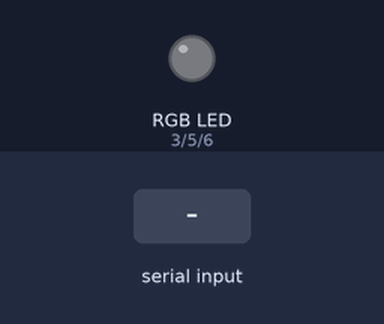
A sketch run on a simulated Arduino Uno, built with avr-gcc and run on an emulated ATmega328P. Shown: an RGB LED mixed from three pins (HIGH = lit). Inputs (shaded band) come from the test bench. Dim RGB values are drawn brighter than linear; what the sketch prints to the serial monitor is not drawn.

Above: at 1.2 s.
1.3 s: "a90\n" received over Serial
At 1.5 s:
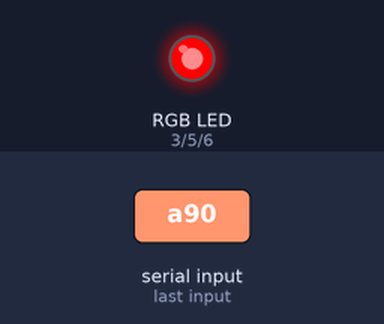
4.3 s: "f90\n" received over Serial
At 5.5 s:
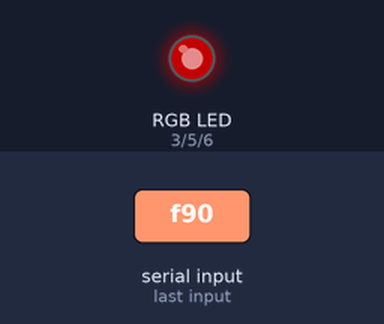
6.1 s: "a,45\n" received over Serial
At 6.86 s:
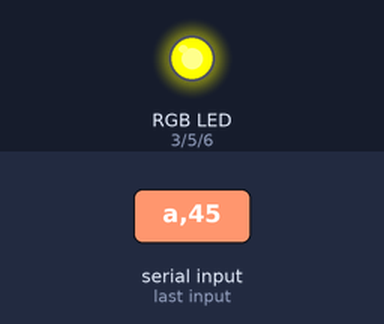
9.1 s: "a" received over Serial
At 10.61 s:
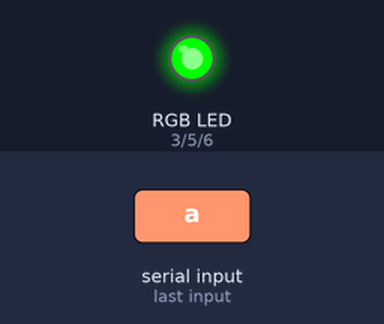
14.0 s: "a90\n" received over Serial
At 15.68 s:
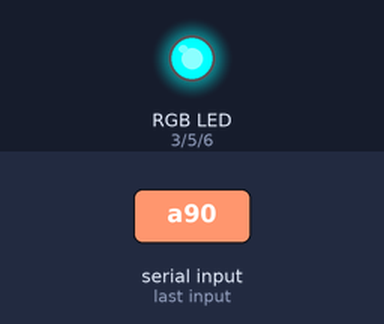
17.0 s: "f,45\n" received over Serial
At 18.1 s:
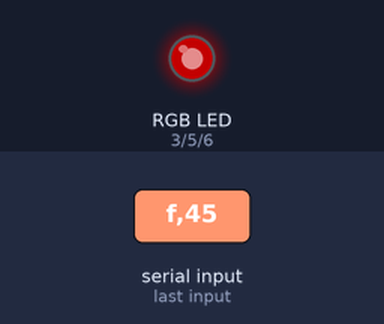
Timing chart, 0 to 19.8 s (numbered marks = the images above; inputs shaded):
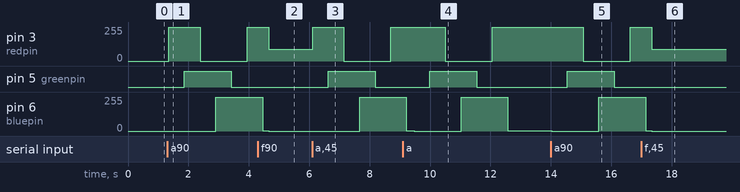

The sketch:

Arduino_BluTooth_Test.ino
```cpp
#define redpin 3
#define greenpin 5
#define bluepin 6
int r = 255;
int g = 0;
int b = 0;
int len =0;

String  Rstring, Gstring, Bstring, Comando;
void setup() {
  Serial.begin(9600);
  pinMode(redpin, OUTPUT);
  pinMode(greenpin, OUTPUT);
  pinMode(bluepin, OUTPUT);

}

void rgb(int r, int g, int b) {
  analogWrite(redpin, r);
  analogWrite(greenpin, g);
  analogWrite(bluepin, b);
}


void loop() {
  // put your main code here, to run repeatedly:
  if (Serial.available() > 0)
  {
    char data = Serial.read(); // reading the data received from the bluetooth module
    Comando.concat(data);


    switch (data)
    {
      case 'a':
        Serial.print("RAINBOW ON");
        for (int i = 0; i < 255; i++) {
          rgb(r, g, b);
          g++;
          delay(2);
        }
        for (int i = 0; i < 255; i++) {
          rgb(r, g, b);
          r--;
          delay(2);
        }
        for (int i = 0; i < 255; i++) {
          rgb(r, g, b);
          b++;
          delay(2);
        }
        for (int i = 0; i < 255; i++) {
          rgb(r, g, b);
          g--;
          delay(2);
        }
        for (int i = 0; i < 255; i++) {
          rgb(r, g, b);
          r++;
          delay(2);
        }
        for (int i = 0; i < 255; i++) {
          rgb(r, g, b);
          b--;
          delay(2);
        }
        Comando = "";
        break;

      case 'd':
        rgb(0, 0, 0);
        Serial.print("OFF");
        Comando = "";

        break; // when d is pressed on the app on your smart phone


      case 'f' :
      char buf[12];
      Comando.toCharArray(buf, 12);
      char* r_char = strtok(buf,"#");
      char* g_char = strtok(NULL,"$");
      char* b_char = strtok(NULL,"%");

      int r = atoi(r_char);
      int g = atoi(g_char);
      int b = atoi(b_char);
      Serial.print(r);
      Serial.print(g);
      Serial.print(b);
      rgb(r,g,b);
      Comando = "";
         break;
    }
  }
  delay(50);
}
```

Measured:
- after the input at 1.3 s, pin 3 (redpin): 0/255 → 255/255 after 0.05 s, → 0/255 1.0 s later, → 255/255 1.6 s later; pin 5 (greenpin): LOW → HIGH after 0.57 s, → LOW 1.6 s later; pin 6 (bluepin): 0/255 → 255/255 after 1.6 s
- after the input at 4.3 s, pin 3 (redpin): 255/255 → 90/255 after 0.36 s
- after the input at 6.1 s, pin 3 (redpin): 90/255 → 255/255 at once, → 0/255 1.0 s later, → 255/255 1.6 s later; pin 5 (greenpin): LOW → HIGH after 0.53 s, → LOW 1.6 s later; pin 6 (bluepin): 0/255 → 255/255 after 1.6 s
- after the input at 9.1 s, pin 3 (redpin): 255/255 → 0/255 after 1.4 s, → 255/255 1.6 s later; pin 5 (greenpin): LOW → HIGH after 0.89 s, → LOW 1.6 s later
- after the input at 14.0 s, pin 3 (redpin): 255/255 → 0/255 after 1.1 s, → 255/255 1.6 s later; pin 5 (greenpin): LOW → HIGH after 0.55 s, → LOW 1.6 s later; pin 6 (bluepin): 1/255 → 0/255 at once, → 255/255 1.6 s later
- after the input at 17.0 s, pin 3 (redpin): 255/255 → 90/255 after 0.34 s
